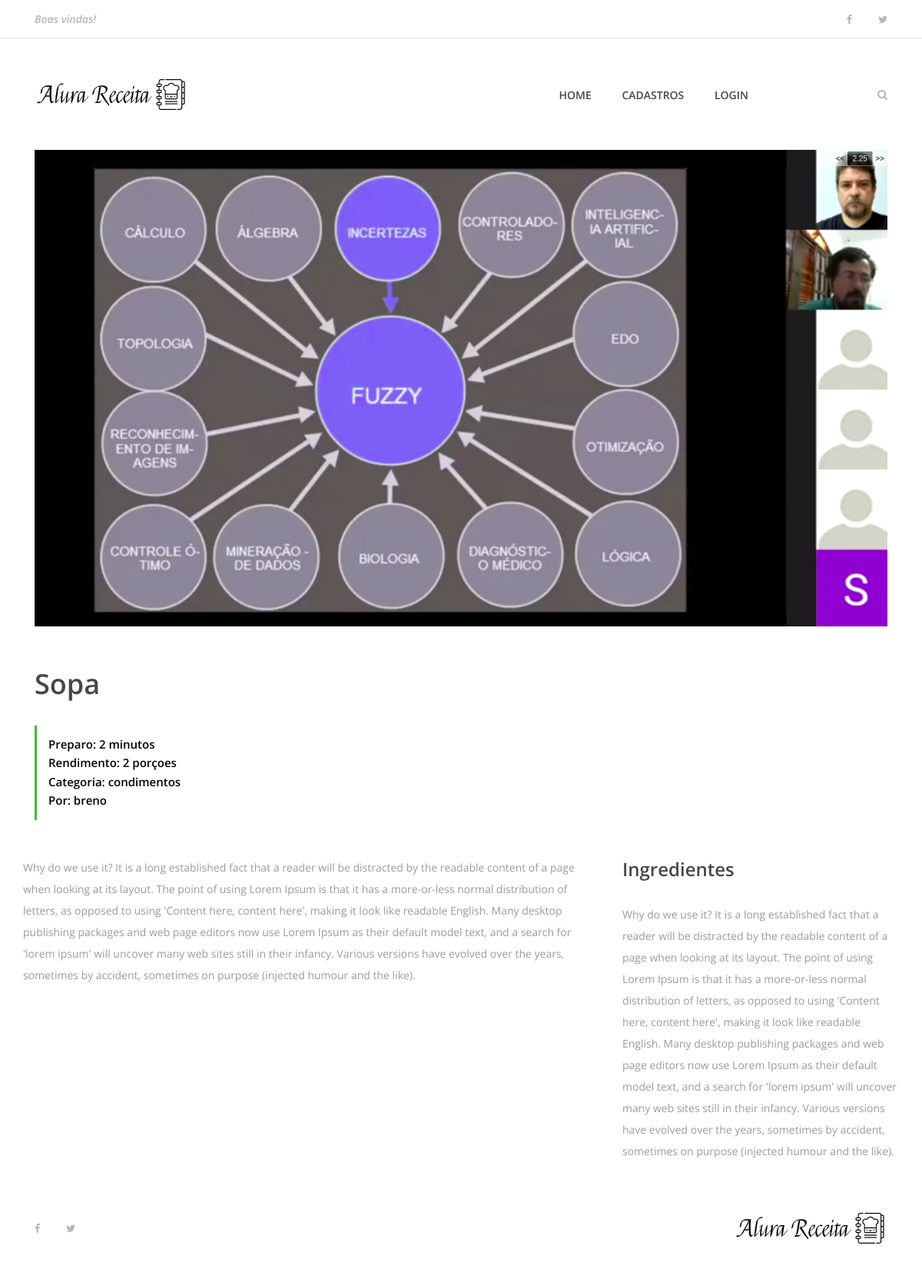
The page /1 on the database its author committed.
### apps/receitas/models.py (models this page shows, shortened)
class Receita(models.Model):
    pessoa = models.ForeignKey(User, on_delete=models.CASCADE)
    nome_receita = models.CharField(max_length=200)
    ingredientes = models.TextField()
    modo_preparo = models.TextField()
    tempo_preparo = models.IntegerField()
    rendimento =  models.CharField(max_length=200)
    categoria =  models.CharField(max_length=200)
    date_receita = models.DateTimeField(default=datetime.now, blank=True)
    foto_receita =  models.ImageField(upload_to="fotos/%d/%m/%Y/", blank=True)
    publicado = models.BooleanField(default=False)

### apps/receitas/views/receita.py (the view)
# urls.py: path('<int:receita_id>', receita, name='receita'),
def receita(request, receita_id):
    receita = get_object_or_404(Receita, pk=receita_id)
    receita_a_exibir = {
        'receita' : receita
    }
    return render(request,'receitas/receita.html', receita_a_exibir)

### templates/receitas/receita.html (shortened to what this page needs)
{% extends 'base.html' %}
{% load static %}
{% block content %}
    {% include 'partials/_menu.html' %}
        <div class="container">
            <div class="row">
                <div class="col-12">
                    <div class="receipe-slider owl-carousel">
                        {% if receita.foto_receita == '' %}
                            <img src="{% static 'img/bg-img/tomate_banner.jpg' %}">
                        {% else %}
                            <img src="{{ receita.foto_receita.url }}" alt="">
                        {% endif %}
                    </div>
                </div>
            </div>
        </div>
        <div class="receipe-content-area">
            <div class="container">
                <div class="row">
                    <div class="col-12 col-md-8">
                        <div class="receipe-headline my-5">
                            <h2>{{receita.nome_receita}}</h2>
                            <div class="receipe-duration">
                                <h6>Preparo: {{receita.tempo_preparo}} minutos</h6>
                                <h6>Rendimento: {{receita.rendimento}}</h6>
                                <h6>Categoria: {{receita.categoria}}</h6>
                                <h6>Por: {{ receita.pessoa }}</h6>
                            </div>
                        </div>
                    </div>
                <div class="row">
                    <div class="col-12 col-lg-8">
                        <div class="single-preparation-step d-flex">
                            <p>{{receita.modo_preparo}}</p>
                        </div>
                    </div>
                    <div class="col-12 col-lg-4">
                        <div class="ingredients">
                            <h4>Ingredientes</h4>
                            <div class="ingredients">
                                <p>{{receita.ingredientes}}</p>
                            </div>
                        </div>
                    </div>
                </div>
    {% include 'partials/_footer.html' %}
{% endblock %}

### alura_receitas/static/site.css (style rules this page uses)
* { margin: 0; padding: 0; }
body { font-family: "Open Sans", sans-serif; font-size: 14px; }
h1, h2, h3, h4, h5, h6 { color: #000000; line-height: 1.3; font-weight: 600; }
p { color: #9b9b9b; font-size: 14px; line-height: 2; font-weight: 400; }
img { height: auto; max-width: 100%; }
.receipe-slider { position: relative; z-index: 1; }
.receipe-headline h2 { font-size: 36px; color: #474747; margin-bottom: 30px; }
.receipe-headline .receipe-duration { border-left: 3px solid #40ba37; padding: 15px; }
.receipe-headline .receipe-duration h6 { font-size: 15px; margin-bottom: 5px; }
.receipe-headline .receipe-duration h6:last-child { margin-bottom: 0; }
.single-preparation-step { position: relative; z-index: 1; margin-bottom: 50px; }
.ingredients h4 { color: #474747; margin-bottom: 30px; }

### rows shown on the page
Receita: foto_receita (picture), nome_receita "Sopa", tempo_preparo "2", rendimento "2 porçoes", categoria "condimentos", pessoa "breno", modo_preparo "Why do we use it? It is a long established fact that a reader will be distracted by the readable content of a page when looking at its layout. The point of using Lorem Ipsum is that it has a more-or-less normal distribution of letters, as opposed to using 'Content here, content here', making it look like readable English. Many desktop publishing packages and web page editors now use Lorem Ipsum as their default model text, and a search for 'lorem ipsum' will uncover many web sites still in their infancy. Various versions have evolved over the years, sometimes by accident, sometimes on purpose (injected humour and the like).", ingredientes "Why do we use it? It is a long established fact that a reader will be distracted by the readable content of a page when looking at its layout. The point of using Lorem Ipsum is that it has a more-or-less normal distribution of letters, as opposed to using 'Content here, content here', making it look like readable English. Many desktop publishing packages and web page editors now use Lorem Ipsum as their default model text, and a search for 'lorem ipsum' will uncover many web sites still in their infancy. Various versions have evolved over the years, sometimes by accident, sometimes on purpose (injected humour and the like)."
